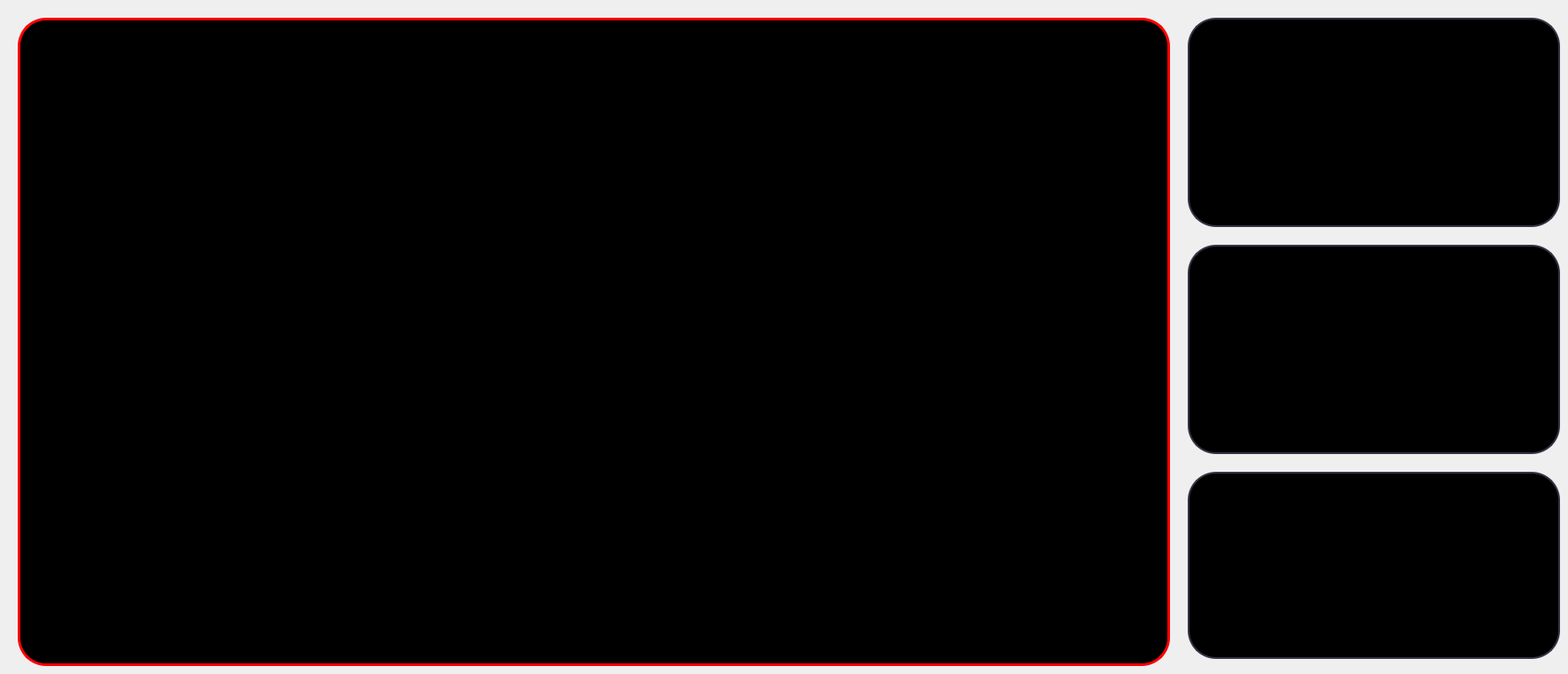
           <widget class="QWidget" name="page_kamera">
            <widget class="QFrame" name="frame_anaKamera">
             <property name="geometry">
              <rect>
               <x>20</x>
               <y>20</y>
               <width>1300</width>
               <height>731</height>
              </rect>
             </property>
             <property name="minimumSize">
              <size>
               <width>1300</width>
               <height>731</height>
              </size>
             </property>
             <property name="styleSheet">
              <string notr="true">QFrame#frame_anaKamera{
    background-color: #000000;
    border: 3px solid #FF0000; /* Kırmızı &quot;REC / CANLI&quot; çerçevesi */
    border-radius: 32px;
}</string>
             </property>
             <property name="frameShape">
              <enum>QFrame::StyledPanel</enum>
             </property>
             <property name="frameShadow">
              <enum>QFrame::Raised</enum>
             </property>
            </widget>
            <widget class="QFrame" name="frame_yanKamera1">
             <property name="geometry">
              <rect>
               <x>1340</x>
               <y>20</y>
               <width>420</width>
               <height>236</height>
              </rect>
             </property>
             <property name="cursor">
              <cursorShape>PointingHandCursor</cursorShape>
             </property>
             <property name="styleSheet">
              <string notr="true">/* --- Normal Hali --- */
QFrame#frame_yanKamera1 {
    background-color: #000000;
    border: 2px solid #333344;  /* Sönük Gri Çerçeve */
    border-radius: 32px;
}

/* --- Mouse Üzerine Gelince (HOVER) --- */
QFrame#frame_yanKamera1:hover {
    border: 2px solid #00FFFF;  /* PARLAK TURKUAZ Çerçeve */
    background-color: #050510;  /* Zemin çok hafif aydınlansın */
}</string>
             </property>
             <property name="frameShape">
              <enum>QFrame::StyledPanel</enum>
             </property>
             <property name="frameShadow">
              <enum>QFrame::Raised</enum>
             </property>
            </widget>
            <widget class="QFrame" name="frame_yanKamera2">
             <property name="geometry">
              <rect>
               <x>1340</x>
               <y>276</y>
               <width>420</width>
               <height>236</height>
              </rect>
             </property>
             <property name="cursor">
              <cursorShape>PointingHandCursor</cursorShape>
             </property>
             <property name="styleSheet">
              <string notr="true">/* --- Normal Hali --- */
QFrame#frame_yanKamera2 {
    background-color: #000000;
    border: 2px solid #333344;  /* Sönük Gri Çerçeve */
    border-radius: 32px;
}

/* --- Mouse Üzerine Gelince (HOVER) --- */
QFrame#frame_yanKamera2:hover {
    border: 2px solid #00FFFF;  /* PARLAK TURKUAZ Çerçeve */
    background-color: #050510;  /* Zemin çok hafif aydınlansın */
}</string>
             </property>
             <property name="frameShape">
              <enum>QFrame::StyledPanel</enum>
             </property>
             <property name="frameShadow">
              <enum>QFrame::Raised</enum>
             </property>
            </widget>
            <widget class="QFrame" name="frame_yanKamera3">
             <property name="geometry">
              <rect>
               <x>1340</x>
               <y>532</y>
               <width>420</width>
               <height>211</height>
              </rect>
             </property>
             <property name="cursor">
              <cursorShape>PointingHandCursor</cursorShape>
             </property>
             <property name="styleSheet">
              <string notr="true">/* --- Normal Hali --- */
QFrame#frame_yanKamera3 {
    background-color: #000000;
    border: 2px solid #333344;  /* Sönük Gri Çerçeve */
    border-radius: 32px;
}

/* --- Mouse Üzerine Gelince (HOVER) --- */
QFrame#frame_yanKamera3:hover {
    border: 2px solid #00FFFF;  /* PARLAK TURKUAZ Çerçeve */
    background-color: #050510;  /* Zemin çok hafif aydınlansın */
}</string>
             </property>
             <property name="frameShape">
              <enum>QFrame::StyledPanel</enum>
             </property>
             <property name="frameShadow">
              <enum>QFrame::Raised</enum>
             </property>
            </widget>
           </widget>
